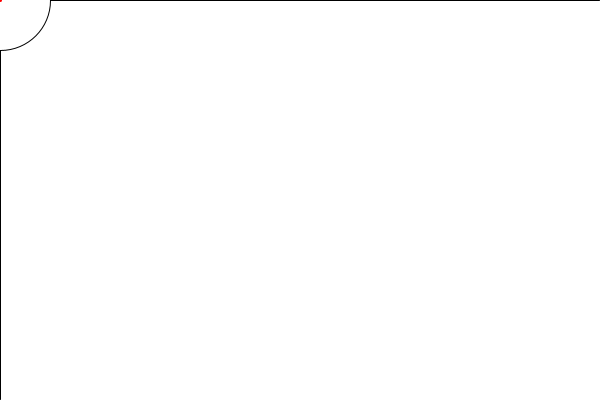
Frame 1 (no input)
Frame 60 (the mouse pressed at the canvas centre just before this capture): identical to frame 1, image omitted
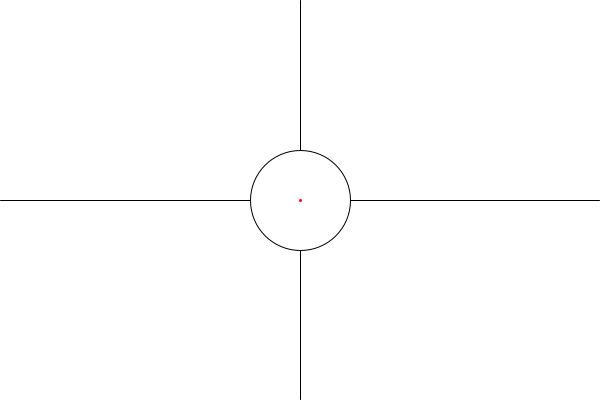
Frame 120 (the mouse held since frame 60 and released just before this capture)

The Processing sketch that drew these frames (run headless with seeded random() and noise(); from frame 60 on, the mouse is pressed at the canvas centre):

// Processing sketch: processing_149977
// ── processing_149977.pde

void setup(){
    size(600,400);
}
void draw(){
    background(255);
    stroke(0);
    strokeWeight(1);
    line(mouseX,0,mouseX,height-1);
    line(0,mouseY,width-1,mouseY);
    ellipse(mouseX,mouseY,100,100);
    stroke(255,0,0);
    strokeWeight(3);
    point(mouseX,mouseY);
}
